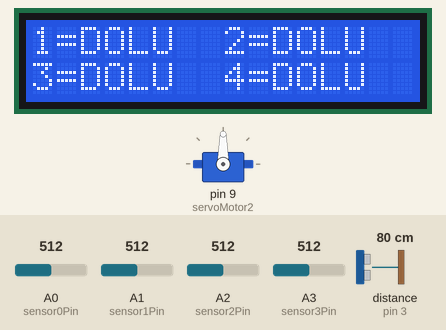
A sketch run on a simulated Arduino Uno, built with avr-gcc and run on an emulated ATmega328P. Parts: 16×2 character LCD, servo. Wiring (inferred from the names in the program): ultrasonic range finder: trigger pin 6; echo pin 3. Inputs (shaded band) come from the test bench; at power-on: A0 (sensor0Pin) = 512, A1 (sensor1Pin) = 512, A2 (sensor2Pin) = 512, A3 (sensor3Pin) = 512, distance to the obstacle (sensor on pin 3) 80 cm. The echo pulse lasts 58.3 µs per cm.

Above: at 1.2 s.
1.3 s: A0 (sensor0Pin) set to 892
5.4 s: A0 (sensor0Pin) set to 911
At 7.1 s:
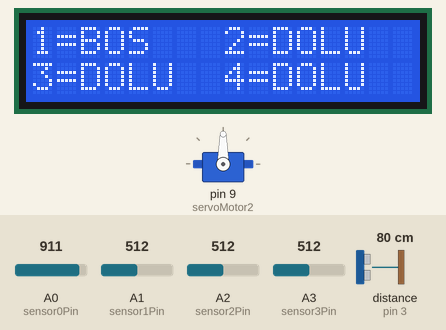
9.5 s: A1 (sensor1Pin) set to 883
11.9 s: A1 (sensor1Pin) set to 916
At 13.3 s:
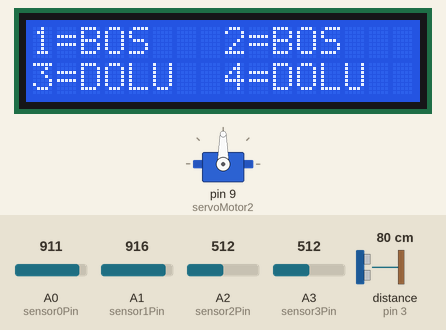
16.0 s: A2 (sensor2Pin) set to 885
18.0 s: A2 (sensor2Pin) set to 908
At 19.1 s:
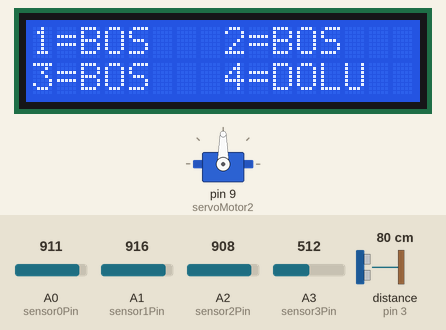
Timing chart, 0 to 21.0 s (numbered marks = the images above; inputs shaded):
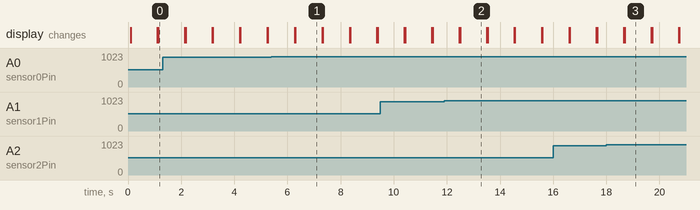

Measured:
- the behaviour switches between 899 and 900 on A0 (sensor0Pin) (found by bisection; images 0 and 1)
- the behaviour switches between 899 and 900 on A1 (sensor1Pin) (found by bisection; images 1 and 2)
- the behaviour switches between 899 and 900 on A2 (sensor2Pin) (found by bisection; images 2 and 3)
- after the input at 5.4 s, the display: first differs from a run without the input after 0.90 s (image 1)
- after the input at 11.9 s, the display: first differs from a run without the input after 0.60 s (image 2)
- after the input at 18.0 s, the display: first differs from a run without the input after 0.69 s (image 3)
- what the display in image 1 shows lasts 1.0 s, from 6.3 s to 7.3 s

The sketch:

ir_servo_mesafe.ino
```cpp
#include <LiquidCrystal_I2C.h>
#include <Servo.h>

LiquidCrystal_I2C lcd(0x3f, 16, 2);
Servo servoMotor2;

int trigPin2 = 6;
int echoPin2 = 3;   //

int sensor0;
int sensor1;
int sensor2;
int sensor3;

long mesafe2;
long sure2;

int sensor0Pin = A0; // tcrt5000 kızılötesi sensör
int sensor1Pin = A1;
int sensor2Pin = A2;
int sensor3Pin = A3;

void setup(){

  lcd.begin();
  lcd.backlight();

  sensor0=0;
  sensor1=0;
  sensor2=0;
  sensor3=0;


  pinMode(trigPin2, OUTPUT);
  pinMode(echoPin2,INPUT);
  Serial.begin(9600);
  servoMotor2.attach(9);
}
void loop()
{

  //Çıkış
  digitalWrite(trigPin2, LOW);
  delayMicroseconds(5);
  digitalWrite(trigPin2, HIGH);
  delayMicroseconds(10);
  digitalWrite(trigPin2, LOW);
  delayMicroseconds(10);
  sure2 = pulseIn(echoPin2, HIGH);
  mesafe2 = sure2/29.1/2;


   sensor0 = analogRead(sensor0Pin); // Sensorlerden gelen degerler
   sensor1 = analogRead(sensor1Pin); // Sensorlerden gelen degerler
   sensor2 = analogRead(sensor2Pin); // Sensorlerden gelen degerler
   sensor3 = analogRead(sensor3Pin); // Sensorlerden gelen degerler

   if (sensor0 < 900 ) // AnalogRead 1024 farkli deger okur.Yarisi kadar hassasiyetle hesaba katarak
   { // sensorden gelen bilgi alindi.
      sensor0=1;

      lcd.setCursor(0, 0);
      lcd.print("1=DOLU");

   }else{
      sensor0=0;
      lcd.setCursor(0, 0);
      lcd.print("1=BOS");
   }


   if (sensor1 < 900 ) // AnalogRead 1024 farkli deger okur.Yarisi kadar hassasiyetle hesaba katarak
   { // sensorden gelen bilgi alindi.
      sensor1=1;
      lcd.setCursor(8, 0);
      lcd.print("2=DOLU");

   }else{
      sensor1=0;
      lcd.setCursor(8, 0);
      lcd.print("2=BOS");
   }


   if (sensor2 < 900 ) // AnalogRead 1024 farkli deger okur.Yarisi kadar hassasiyetle hesaba katarak
   { // sensorden gelen bilgi alindi.
      sensor2=1;
      lcd.setCursor(0, 1);
      lcd.print("3=DOLU");

    }else{
      sensor2=0;
      lcd.setCursor(0, 1);
      lcd.print("3=BOS");
    }

   if (sensor3 < 900 ) // AnalogRead 1024 farkli deger okur.Yarisi kadar hassasiyetle hesaba katarak
   { // sensorden gelen bilgi alindi.
      sensor3=1;
      lcd.setCursor(8, 1);
      lcd.print("4=DOLU");

   }else{
      sensor3=0;
      lcd.setCursor(8, 1);
      lcd.print("4=BOS");
   }
  delay(500);
  if(mesafe2 <= 8){
    servoMotor2.write(0);
    delay(2500);
  }else{
    servoMotor2.write(90);
    delay(500);
  }
    lcd.clear();
}
```
